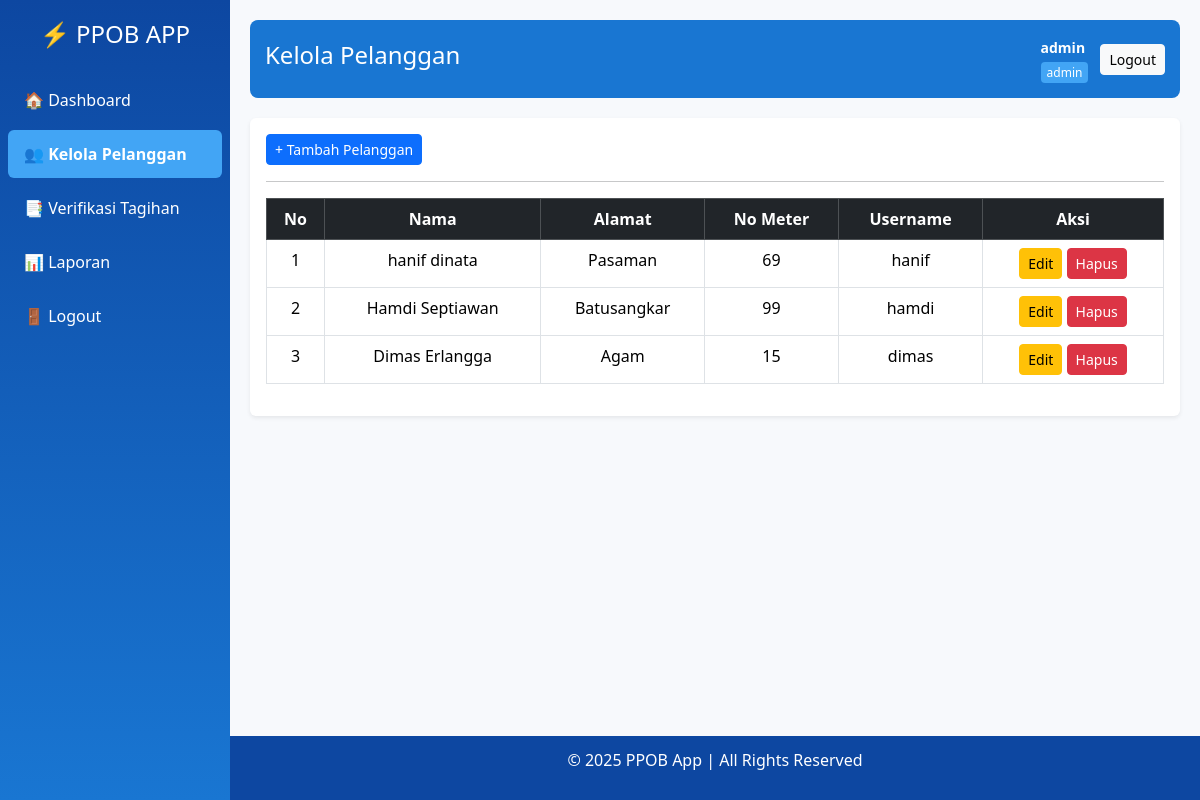
The page /public/admin/pelanggan.php (signed in) on the database its author committed.
### tables this page shows
CREATE TABLE `pelanggan` (
  `id` int NOT NULL,
  `nama` varchar(100) NOT NULL,
  `alamat` text NOT NULL,
  `no_meter` varchar(50) NOT NULL,
  `user_id` int NOT NULL,
  `created_at` timestamp NULL DEFAULT CURRENT_TIMESTAMP
);

CREATE TABLE `users` (
  `id` int NOT NULL,
  `username` varchar(50) NOT NULL,
  `password` varchar(255) NOT NULL,
  `role` enum('admin','bank','pelanggan') NOT NULL,
  `created_at` timestamp NULL DEFAULT CURRENT_TIMESTAMP
);

### models/BaseModel.php (called while the page is built, shortened)
<?php
class BaseModel
{
    public function __construct($db, $table = null)
    {
        $this->db = $db;
    }
}

### models/Pelanggan.php (called while the page is built, shortened)
<?php
require_once __DIR__ . '/BaseModel.php';
class Pelanggan extends BaseModel
{
    public function getAll()
    {
        $sql = "SELECT p.*, u.username
                FROM pelanggan p
                JOIN users u ON u.id = p.user_id
                ORDER BY p.id DESC";
        return $this->db->query($sql)->fetchAll(PDO::FETCH_ASSOC);
    }
}

### public/admin/pelanggan.php (the view, shortened to what this page needs)
<?php
require_once __DIR__ . '/../../config/database.php';
require_once __DIR__ . '/../../models/Pelanggan.php';
$pelangganModel = new Pelanggan($db);
$dataPelanggan = $pelangganModel->getAll();
include '../partials/header.php';
include '../partials/sidebar.php';
?>
<div class="main-content">
    <header class="app-header">
        <h4>Kelola Pelanggan</h4>
        <div class="user-info">
            <div>
                <span><b><?= htmlspecialchars($_SESSION['user']['username']); ?></b></span><br>
                <span class="role"><?= htmlspecialchars($_SESSION['user']['role']); ?></span>
            </div>
            <a href="../logout.php" class="btn btn-sm btn-light">Logout</a>
        </div>
    </header>
    <div class="card shadow-sm border-0 mt-3">
        <div class="card-body">
            <table class="table table-bordered text-center">
                <thead class="table-dark">
                    <a href="tambah_pelanggan.php" class="btn btn-sm btn-primary">+ Tambah Pelanggan</a>
                    <hr>
                    <tr>
                        <th>No</th>
                        <th>Nama</th>
                        <th>Alamat</th>
                        <th>No Meter</th>
                        <th>Username</th>
                        <th>Aksi</th>
                    </tr>
                </thead>
                <tbody>
                    <?php foreach ($dataPelanggan as $i => $p): ?>
                        <tr>
                            <td><?= $i + 1 ?></td>
                            <td><?= htmlspecialchars($p['nama']) ?></td>
                            <td><?= htmlspecialchars($p['alamat']) ?></td>
                            <td><?= htmlspecialchars($p['no_meter']) ?></td>
                            <td><?= htmlspecialchars($p['username']) ?></td>
                            <td>
                                <a href="edit_pelanggan.php?id=<?= $p['id'] ?>" class="btn btn-sm btn-warning">Edit</a>
                                <a href="hapus_pelanggan.php?id=<?= $p['id'] ?>" class="btn btn-sm btn-danger" onclick="return confirm('Yakin hapus?')">Hapus</a>
                            </td>
                        </tr>
                    <?php endforeach; ?>
                </tbody>
            </table>
        </div>
    </div>
    <?php include '../partials/footer.php'; ?>

### public/partials/header.php (style rules this page uses)
body { background: #f7f9fc; font-family: 'Segoe UI', Tahoma, Geneva, Verdana, sans-serif; }
.main-content { margin-left: 230px; padding: 20px; }
header.app-header { background: #1976d2; color: #fff; padding: 15px; border-radius: 8px; margin-bottom: 20px; display: flex; justify-content: space-between; align-items: center; }
.user-info { display: flex; align-items: center; gap: 12px; }
.user-info span { font-size: 14px; line-height: 1.3; }
.user-info .role { background: #42a5f5; color: #fff; font-size: 12px; padding: 2px 6px; border-radius: 4px; }

### rows shown on the page
pelanggan: nama "hanif dinata", alamat "Pasaman", no_meter "69", user.username "hanif"
pelanggan: nama "Hamdi Septiawan", alamat "Batusangkar", no_meter "99", user.username "hamdi"
pelanggan: nama "Dimas Erlangga", alamat "Agam", no_meter "15", user.username "dimas"

### other values the page prints
$_SESSION['user']['username'] "admin"
$_SESSION['user']['role'] "admin"
